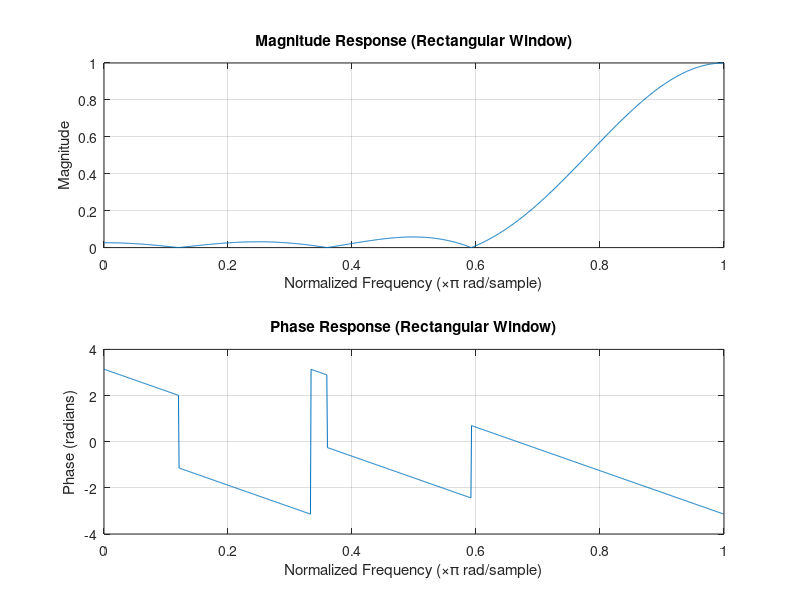
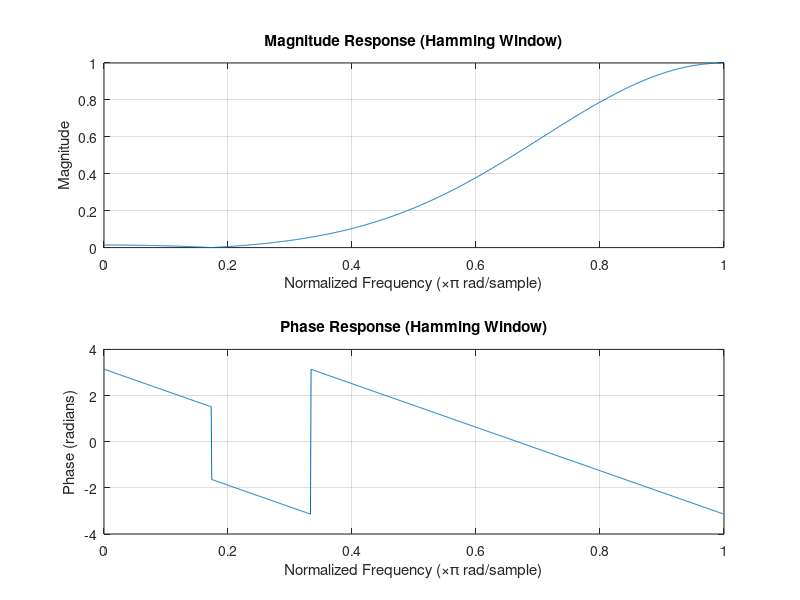
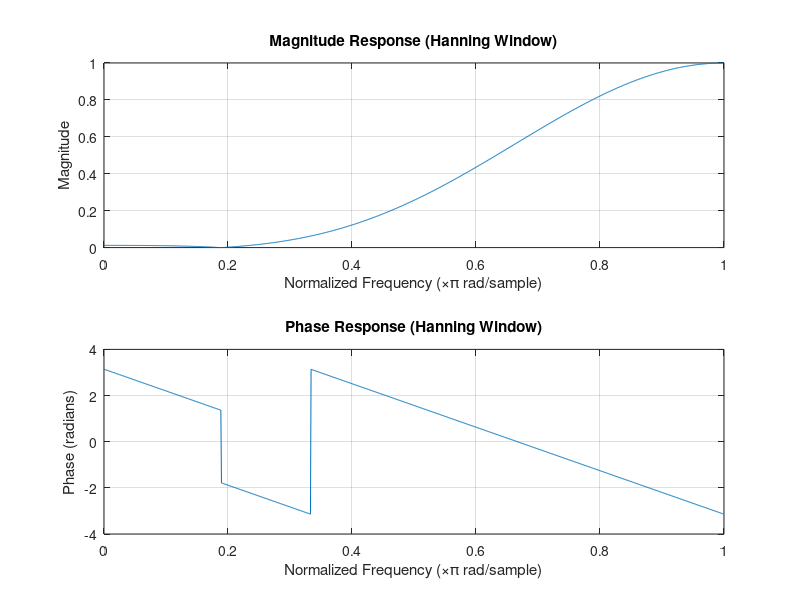

Write the MATLAB code that produced these figures, in order.
% =========================================================================
% EEE343 - Digital Signal Processing | Summer 2024
% Design Assignment — 7th Order FIR Filter via Window Method
%
% Description:
%   Designs a 7th-order highpass FIR filter using three window functions:
%   Rectangular, Hamming, and Hanning. The filter coefficients produced
%   by fir1() are validated against hand-calculated values.
%
% Frequency Characteristic:
%   H(w) = e^(-j3w),  for 3*pi/4 <= |w| <= pi
%   H(w) = 0,         otherwise
%
% Cutoff Frequency : 3*pi/4  (normalized to 3/4 in MATLAB's 0-to-1 scale)
% Filter Order     : 6       (7th-order filter has 7 coefficients, n = 0 to 6)
%
% Author : Group 04 — Section 02, BRAC University
% Date   : 30/09/2024
% =========================================================================

clc;
clear all;
close all;

% -------------------------------------------------------------------------
% Filter specifications
% -------------------------------------------------------------------------
order = 6;      % Since it is a 7th-order FIR filter, M = 7 (order = M-1)
cut_off = 3/4;  % Normalized cut-off frequency (3π/4)
                % MATLAB's fir1 uses normalized frequency where 1 = pi rad/sample
                % so 3*pi/4 is represented as 3/4

% =========================================================================
% RECTANGULAR WINDOW
% =========================================================================
% The rectangular window applies equal weight (1) to all coefficients.
% It has the simplest form but produces the highest sidelobe levels,
% leading to the most spectral leakage among the three windows.
% -------------------------------------------------------------------------

% Create a 7-point rectangular window (all ones)
window_rect = rectwin(order + 1);

% Design the highpass FIR filter using the rectangular window
% fir1(order, cutoff, 'high', window) — 'high' specifies highpass type
filter_rect = fir1(order, cut_off, 'high', window_rect);

% Compute the frequency response at 1024 equally spaced frequency points
% H_rect : complex frequency response values
% w      : corresponding frequency points in radians/sample (0 to pi)
[H_rect, w] = freqz(filter_rect, 1, 1024);

% Plot the magnitude and phase response for Rectangular Window
figure;

subplot(2, 1, 1);
% w/pi normalizes x-axis to [0, 1] where 1 = pi rad/sample
% abs(H_rect) gives the magnitude of the frequency response
plot(w/pi, abs(H_rect));
title('Magnitude Response (Rectangular Window)');
xlabel('Normalized Frequency (\times\pi rad/sample)');
ylabel('Magnitude');
grid on;

subplot(2, 1, 2);
% angle(H_rect) gives the phase of the frequency response in radians
plot(w/pi, angle(H_rect));
title('Phase Response (Rectangular Window)');
xlabel('Normalized Frequency (\times\pi rad/sample)');
ylabel('Phase (radians)');
grid on;

% Display the 7 filter coefficients (n = 0 to 6) for the rectangular window
disp('Filter Coefficients (Rectangular Window):');
disp(filter_rect);

% =========================================================================
% HAMMING WINDOW
% =========================================================================
% The Hamming window uses the formula:
%   w(n) = 0.54 + 0.46 * cos(2*pi*n / (N-1)),  0 <= n <= N-1
% It reduces sidelobe levels compared to the rectangular window,
% resulting in less spectral leakage at the cost of a wider main lobe.
% -------------------------------------------------------------------------

% Create a 7-point Hamming window
window_hamming = hamming(order + 1);

% Design the highpass FIR filter using the Hamming window
filter_hamming = fir1(order, cut_off, 'high', window_hamming);

% Compute the frequency response at 1024 frequency points
[H_hamming, w] = freqz(filter_hamming, 1, 1024);

% Plot the magnitude and phase response for Hamming Window
figure;

subplot(2, 1, 1);
plot(w/pi, abs(H_hamming));
title('Magnitude Response (Hamming Window)');
xlabel('Normalized Frequency (\times\pi rad/sample)');
ylabel('Magnitude');
grid on;

subplot(2, 1, 2);
plot(w/pi, angle(H_hamming));
title('Phase Response (Hamming Window)');
xlabel('Normalized Frequency (\times\pi rad/sample)');
ylabel('Phase (radians)');
grid on;

% Display the 7 filter coefficients (n = 0 to 6) for the Hamming window
disp('Filter Coefficients (Hamming Window):');
disp(filter_hamming);

% =========================================================================
% HANNING WINDOW
% =========================================================================
% The Hanning window uses the formula:
%   w(n) = 0.5 - 0.5 * cos(2*pi*n / (N-1)),  0 <= n <= N-1
% It provides the lowest sidelobe levels among the three windows,
% offering the best spectral leakage suppression. The first and last
% coefficients are forced to zero, giving a smoother taper.
% Note: MATLAB uses hann() for the Hanning window function.
% -------------------------------------------------------------------------

% Create a 7-point Hanning window
window_hanning = hann(order + 1);

% Design the highpass FIR filter using the Hanning window
filter_hanning = fir1(order, cut_off, 'high', window_hanning);

% Compute the frequency response at 1024 frequency points
[H_hanning, w] = freqz(filter_hanning, 1, 1024);

% Plot the magnitude and phase response for Hanning Window
figure;

subplot(2, 1, 1);
plot(w/pi, abs(H_hanning));
title('Magnitude Response (Hanning Window)');
xlabel('Normalized Frequency (\times\pi rad/sample)');
ylabel('Magnitude');
grid on;

subplot(2, 1, 2);
plot(w/pi, angle(H_hanning));
title('Phase Response (Hanning Window)');
xlabel('Normalized Frequency (\times\pi rad/sample)');
ylabel('Phase (radians)');
grid on;

% Display the 7 filter coefficients (n = 0 to 6) for the Hanning window
disp('Filter Coefficients (Hanning Window):');
disp(filter_hanning);
